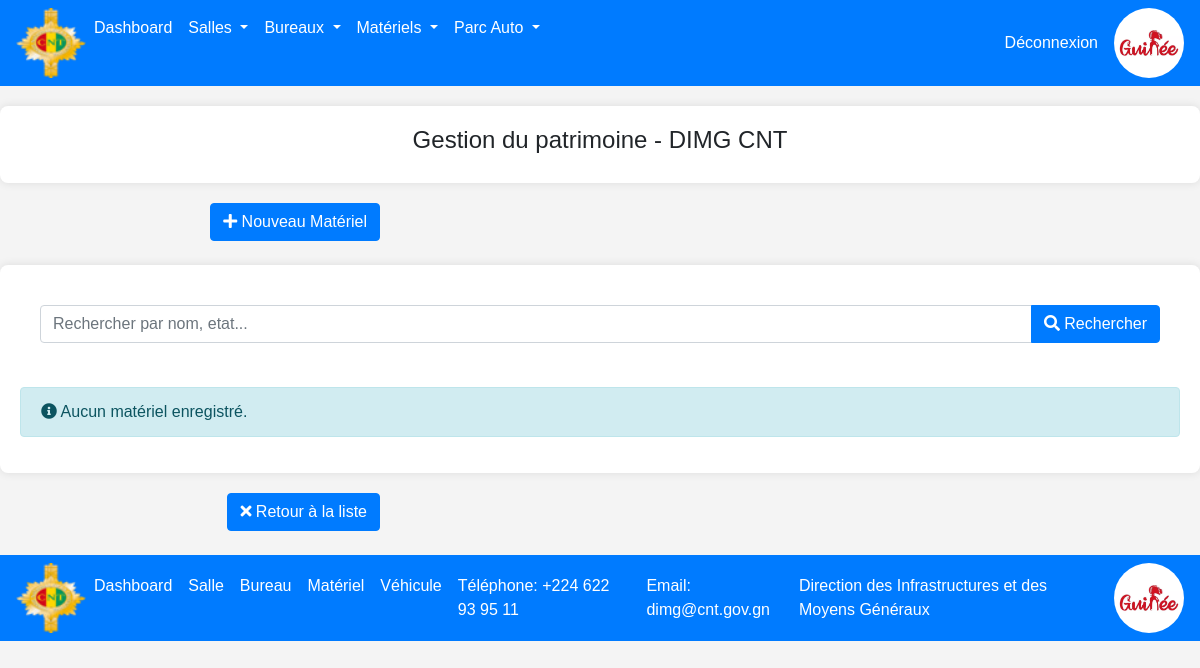
Before: /materiels/ with the older database file.
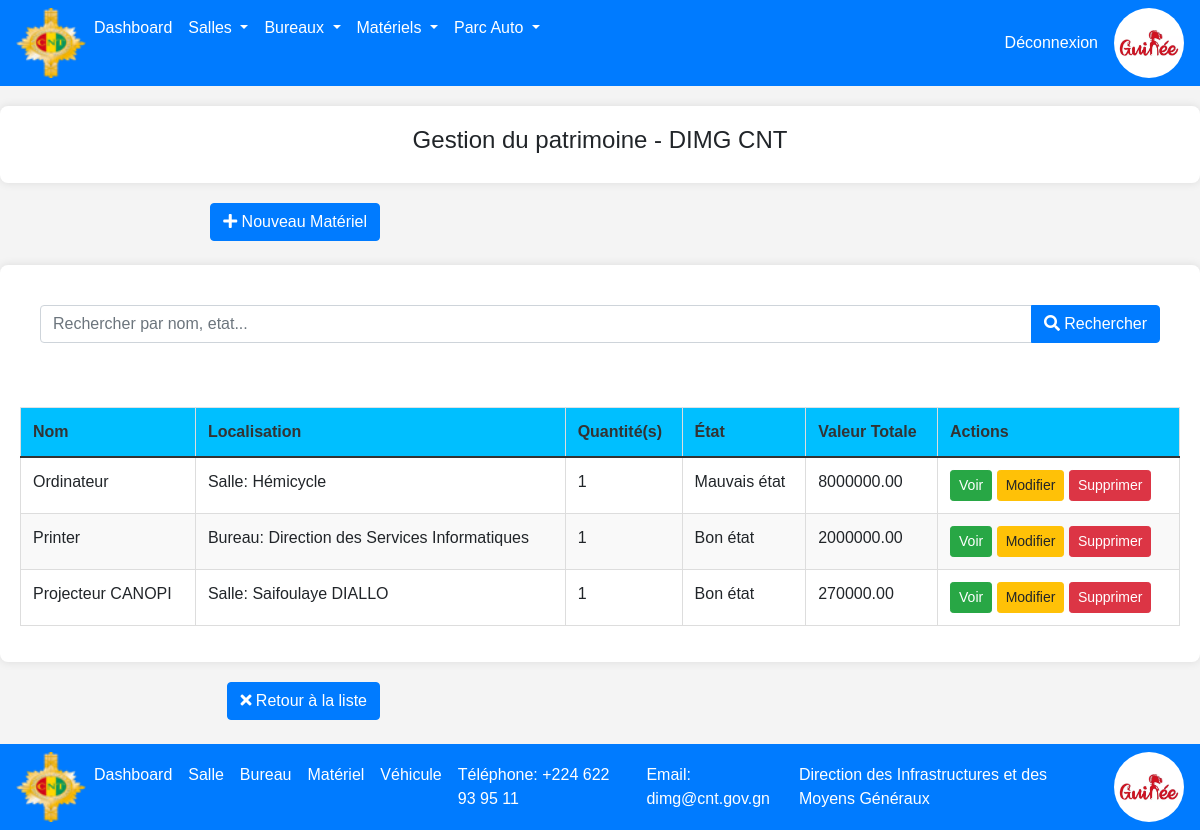
After: the same page with the newer database file.
### patrimoine/models.py (models this page shows, shortened)
class Materiel(models.Model):
    ETAT_CHOICES = [
        ('bon', 'Bon état'),
        ('moyen', 'État moyen'),
        ('mauvais', 'Mauvais état'),
        ('hs', 'Hors service'),
        ('autre', 'Autre'),
    ]
    salle = models.ForeignKey(
        Salle,
        on_delete=models.CASCADE,
        null=True,
        blank=True,
        related_name='materiels',
        verbose_name="Salle",
        help_text="Salle où se trouve le matériel"
    )
    bureau = models.ForeignKey(
        Bureau,
        on_delete=models.CASCADE,
        null=True,
        blank=True,
        related_name='materiels',
        verbose_name="Bureau",
        help_text="Bureau où se trouve le matériel"
    )
    nom = models.CharField(
        "Nom du matériel",
        max_length=100,
        blank=True,
        default=""
    )
    description = models.TextField(
    "Description",
    blank=True,
    default="",
    help_text="Description détaillée du matériel"
    )
    quantite = models.IntegerField(
        "Quantité",
        default=1,
        validators=[MinValueValidator(0)],
        help_text="Nombre d'unités"
    )
    etat = models.CharField(
        "État",
        max_length=100,
        choices=ETAT_CHOICES,
        default='bon'
    )
    numero_serie = models.CharField(
        "Numéro de série",
        max_length=100,
        blank=True,
        default="",
        help_text="Numéro de série ou d'inventaire"
    )
    date_acquisition = models.DateField(
        "Date d'acquisition",
        null=True,
        blank=True
    )
    prix_unitaire = models.DecimalField(
        "Prix unitaire (GNF)",
        max_digits=10,
        decimal_places=2,
        null=True,
        blank=True,
        validators=[MinValueValidator(0)],
        help_text="Prix d'achat unitaire"
    )
    date_creation = models.DateTimeField(
        "Date de création",
        auto_now_add=True
    )
    date_modification = models.DateTimeField(
        "Date de modification",
        auto_now=True
    )
    def get_localisation(self):
        if self.salle:
            return f"Salle: {self.salle.nom}"
        elif self.bureau:
            return f"Bureau: {self.bureau.nom}"
        return "Non localisé"
    def get_valeur_totale(self):
        if self.prix_unitaire and self.quantite:
            return self.prix_unitaire * self.quantite
        return None
    class Meta:
        verbose_name = "Matériel"
        verbose_name_plural = "Matériels"
        ordering = ['nom']
        indexes = [
            models.Index(fields=['salle']),
            models.Index(fields=['bureau']),
            models.Index(fields=['etat']),
        ]

class Salle(models.Model):
    TYPE_SALLE_CHOICES = [
        ('reunion', 'Réunion'),
        ('conference', 'Conférence'),
        ('pleniere', 'Plénière'),
        ('formation', 'Formation'),  # Ajout d'un type supplémentaire
    ]
    type_salle = models.CharField(
        "Type de salle",
        max_length=100,
        choices=TYPE_SALLE_CHOICES
    )
    nom = models.CharField(
        "Nom",
        max_length=100,
        blank=True,
        default=""
    )
    niveau = models.CharField(
        "Niveau",
        max_length=100,
        blank=True,
        default="",
        help_text="Étage ou niveau de la salle"
    )
    capacite = models.IntegerField(
        "Capacité (personnes)",
        null=True,
        blank=True,
        validators=[MinValueValidator(1), MaxValueValidator(1000)],
        help_text="Nombre maximum de personnes"
    )
    surface = models.FloatField(
        "Surface (m²)",
        null=True,
        blank=True,
        validators=[MinValueValidator(0.01)],
        help_text="Surface en mètres carrés"
    )
    equipements = models.TextField(
        "Équipements",
        blank=True,
        default="",
        help_text="Liste des équipements disponibles"
    )
    disponible = models.BooleanField(
        "Disponible",
        default=True,
        help_text="Indique si la salle est disponible"
    )
    date_creation = models.DateTimeField(
        "Date de création",
        auto_now_add=True
    )
    date_modification = models.DateTimeField(
        "Date de modification",
        auto_now=True
    )
    picture = models.ImageField(
        "photo de la salle",
        blank=True
    )
    class Meta:
        verbose_name = "Salle"
        verbose_name_plural = "Salles"
        ordering = ['nom']

class Bureau(models.Model):
    TYPE_BUREAU_CHOICES = [
        ('box', 'Box office'),
        ('cloisonne', 'Cloisonné'),
        ('open', 'Open Office'),
        ('entier', 'Entier'),
    ]
    type_bureau = models.CharField(
        "Type de bureau",
        max_length=100,
        choices=TYPE_BUREAU_CHOICES
    )
    nom = models.CharField(
        "Nom",
        max_length=100,
        blank=True,  # Utiliser blank=True au lieu de null=True pour CharField
        default=""
    )
    niveau = models.CharField(
        "Niveau",
        max_length=100,
        blank=True,
        default="",
        help_text="Étage ou niveau du bureau"
    )
    surface = models.FloatField(
        "Surface (m²)",
        null=True,
        blank=True,
        validators=[MinValueValidator(0.01)],
        help_text="Surface en mètres carrés"
    )
    capacite = models.IntegerField(
        "Capacité (personnes)",
        null=True,
        blank=True,
        validators=[MinValueValidator(1)],
        help_text="Nombre de personnes pouvant occuper le bureau"
    )
    date_creation = models.DateTimeField(
        "Date de création",
        auto_now_add=True
    )
    date_modification = models.DateTimeField(
        "Date de modification",
        auto_now=True
    )
    class Meta:
        verbose_name = "Bureau"
        verbose_name_plural = "Bureaux"
        ordering = ['nom']

### patrimoine/views.py (the view)
# urls.py: path('materiels/', views.materiel_list, name='materiel_list'),
def materiel_list(request):
    materiels = Materiel.objects.select_related('salle', 'bureau').all()
    """Liste des salles avec recherche"""
    search_query = request.GET.get('search', '')
    if search_query:
        materiels = materiels.filter(
            Q(nom__icontains=search_query) |
            Q(etat__icontains=search_query)
        )
    materiels = materiels.order_by('nom')
    return render(request, 'materiels/materiel_list.html', {'materiels': materiels})

### templates/materiels/materiel_list.html (shortened to what this page needs)
{% extends 'main.html' %}
{% block content %}
{% load static %}
<div class="container">
    <div class="row">
        <div class="box">
            <h4 class="text text-center">Gestion du patrimoine - DIMG CNT</h4>
        </div>
    </div>
</div>
<div class="row mb-4">
    <div class="col-md-4 text-end">
        <a class="btn btn-primary" href="{% url 'materiel_create' %}">
            <i class="fas fa-plus"></i> Nouveau Matériel
        </a>
    </div>
</div>
<div class="container">
    <div class="row">
		<div class="col-md-12">
			<div class="card-body">
                <form method="get" class="mb-4">
                    <div class="input-group">
                        <input class="form-control" name="search" placeholder="Rechercher par nom, etat..."
                               type="text"
                               value="{{ search_query }}"/>
                        <button class="btn btn-primary" type="submit">
                            <i class="fas fa-search"></i> Rechercher
                        </button>
                    </div>
                </form>
            </div>
            {% if materiels %}
            <div class="table-container">
                <table class="table align-items-center table-flush">
                    <thead class="thead-warning">
                    <tr bgcolor="#00bfff">
                        <th scope="col" class="sort " data-sort="nom">Nom</th>
                        <th scope="col" class="sort " data-sort="locale">Localisation</th>
                        <th scope="col" class="sort " data-sort="qt">Quantité(s)</th>
                        <th scope="col" class="sort " data-sort="etat">État</th>
                        <th scope="col" class="sort " data-sort="vtotalz">Valeur Totale</th>
                        <th scope="col" class="sort " data-sort="detail">Actions</th>
                    </tr>
                    </thead>
                    <tbody class="list">
                    {% for materiel in materiels %}
                    <tr>
                        <td>{{ materiel.nom }}</td>
                        <td>{{ materiel.get_localisation }}</td>
                        <td>{{ materiel.quantite }}</td>
                        <td>{{ materiel.get_etat_display }}</td>
                        <td>{{ materiel.get_valeur_totale }}</td>
                        <td>
                            <a class="btn btn-success btn-sm" href="{% url 'materiel_detail' materiel.pk %}">Voir</a>
                            <a class="btn btn-warning btn-sm" href="{% url 'materiel_update' materiel.pk %}">Modifier</a>
                            <a class="btn btn-danger btn-sm" href="{% url 'materiel_delete' materiel.pk %}">Supprimer</a>
                        </td>
                    </tr>
                    {% endfor %}
                    </tbody>
                </table>
            </div>
            {% else %}
            <div class="alert alert-info">
                <i class="fas fa-info-circle"></i>
                {% if search_query %}
                Aucun matériel trouvé pour "{{ search_query }}".
                {% else %}
                Aucun matériel enregistré.
                {% endif %}
            </div>
            {% endif %}
        </div>
    </div>
</div>
<div class="row mb-4">
  <div class="col-md-4 text-end">
    <a class="btn btn-primary" href="{% url 'materiel_list' %}">
      <i class="fas fa-times"></i> Retour à la liste
    </a>
  </div>
</div>
{% endblock %}

### templates/main.html (shortened to what this page needs)
<!DOCTYPE html>
{% load static %}
<html lang="fr">
<head>
    <link rel="stylesheet" href="https://cdn.jsdelivr.net/npm/bootstrap@5.0.0-beta3/dist/css/bootstrap.min.css"
>
    <link rel="stylesheet" href="https://stackpath.bootstrapcdn.com/bootstrap/4.1.3/css/bootstrap.min.css"
>
    <link rel="stylesheet" href="https://use.fontawesome.com/releases/v5.6.1/css/all.css"
>
    <link rel="stylesheet" href="{% static 'css/style.css' %}">
</head>
<body>
{% include 'base/navbar.html'%}
{% block content %}{% endblock content %}
{% include 'base/footer.html'%}
</body>
</html>

### templates/base/navbar.html (shortened to what this page needs)
{% load static %}
  <nav class="navbar navbar-expand-lg fixed-left navbar-top bg-primary">
    <div class="collapse navbar-collapse" id="navbarNav">
      <ul class="navbar-nav">
        <img src="{% static 'images/logo.png' %}" width="70" height="70" alt="" class="rounded-circle"/>
        <li class="nav-item active">
          <a class="nav-link text-white" href="{% url 'dashboard' %}">Dashboard</a>
        </li>
        <li class="nav-item dropdown">
            <a class="nav-link dropdown-toggle  text-white" href="" role="button"
               data-bs-toggle="dropdown" aria-expanded="false">
                Salles
            </a>
        </li>
        <li class="nav-item dropdown">
            <a class="nav-link dropdown-toggle  text-white" href="" role="button"
               data-bs-toggle="dropdown" aria-expanded="false">
                Bureaux
            </a>
        </li>
        <li class="nav-item dropdown">
            <a class="nav-link dropdown-toggle  text-white" href="" role="button"
               data-bs-toggle="dropdown" aria-expanded="false">
                Matériels
            </a>
        </li>
        <li class="nav-item dropdown">
            <a class="nav-link dropdown-toggle  text-white" href="" role="button"
               data-bs-toggle="dropdown" aria-expanded="false">
                Parc Auto
            </a>
        </li>
      </ul>
    </div>
    <a class="nav-link text-white" href=""></a>
    <a class="nav-link text-white" href="">Déconnexion</a>
    <img src="{% static 'images/branding.webp' %}" width="70" height="70" alt="" class="rounded-circle"/>
  </nav>

### templates/base/footer.html
{% load static %}
  <nav class="navbar navbar-expand-lg navbar-light bg-primary">
    <img src="{% static 'images/logo.png' %}" width="70" height="70" alt="" class="rounded-circle"/>
    <div class="collapse navbar-collapse" id="navbarNav">
      <ul class="navbar-nav">
        <li class="nav-item active">
          <a class="nav-link text-white" href="{% url 'dashboard' %}">Dashboard</a>
        </li>
        <li class="nav-item active">
          <a class="nav-link text-white" href="{% url 'salle_list' %}">Salle</a>
        </li>
        <li class="nav-item active">
          <a class="nav-link text-white" href="{% url 'bureau_list' %}">Bureau</a>
        </li>
        <li class="nav-item active">
          <a class="nav-link text-white" href="{% url 'materiel_list' %}">Matériel</a>
        </li>
        <li class="nav-item active">
          <a class="nav-link text-white" href="">Véhicule</a>
        </li>
        <li class="nav-item active">
          <a class="nav-link text-white" href="">Téléphone: +224 622 93 95 11</a>
        </li>
        <li class="nav-item active">
          <a class="nav-link text-white" href="">Email: dimg@cnt.gov.gn</a>
        </li>
        <li class="nav-item active">
          <a class="nav-link text-white" href="">Direction des Infrastructures et des Moyens Généraux </a>
        </li>
      </ul>
    </div>
    <img src="{% static 'images/branding.webp' %}" width="70" height="70" alt="" class="rounded-circle"/>
  </nav>

### static/css/style.css (style rules this page uses)
body { font-family: Arial, sans-serif; margin: 0; padding: 0; background-color: #f4f4f4; }
.container { max-width: 1200px; margin: 20px auto; padding: 20px; background-color: #ffffff; border-radius: 8px; box-shadow: 0 0 10px rgba(0, 0, 0, 0.1); }
.table-container { max-height: 400px; overflow-y: auto; margin-top: 20px; }
table { width: 100%; border-collapse: collapse; text-align: left; }
table th, table td { padding: 12px; border: 1px solid #ddd; }
table th { background-color: #f2f2f2; color: #333; }
table tr:nth-child(even) { background-color: #f9f9f9; }

Changed rows visible on the page:
added Materiel: nom "Ordinateur", get_localisation "Salle: Hémicycle", quantite "1", etat "Mauvais état", get_valeur_totale "8000000.00"
added Materiel: nom "Printer", get_localisation "Bureau: Direction des Services Informatiques", quantite "1", etat "Bon état", get_valeur_totale "2000000.00"
added Materiel: nom "Projecteur CANOPI", get_localisation "Salle: Saifoulaye DIALLO", quantite "1", etat "Bon état", get_valeur_totale "270000.00"
Other visible differences:
text no longer shown: "Aucun matériel enregistré."
text now shown: "Nom Localisation Quantité(s) État Valeur Totale Actions"
